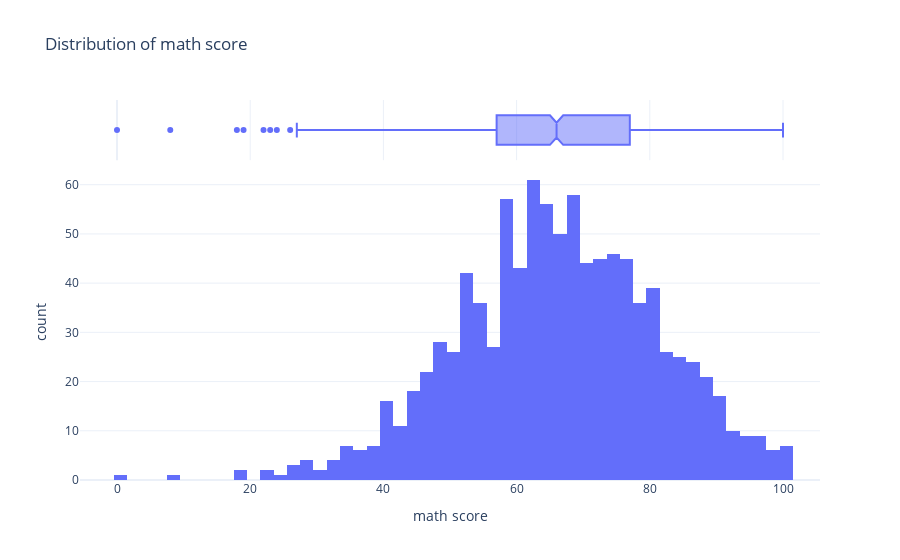
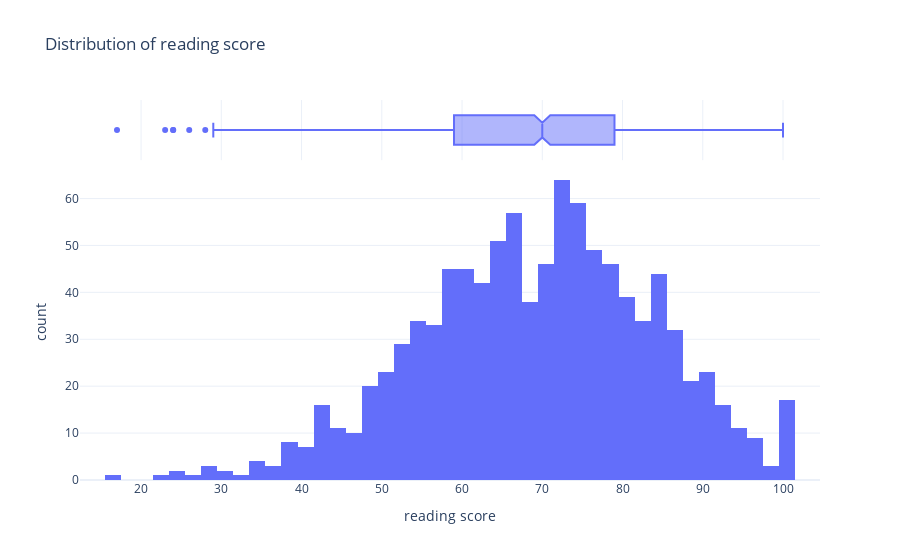
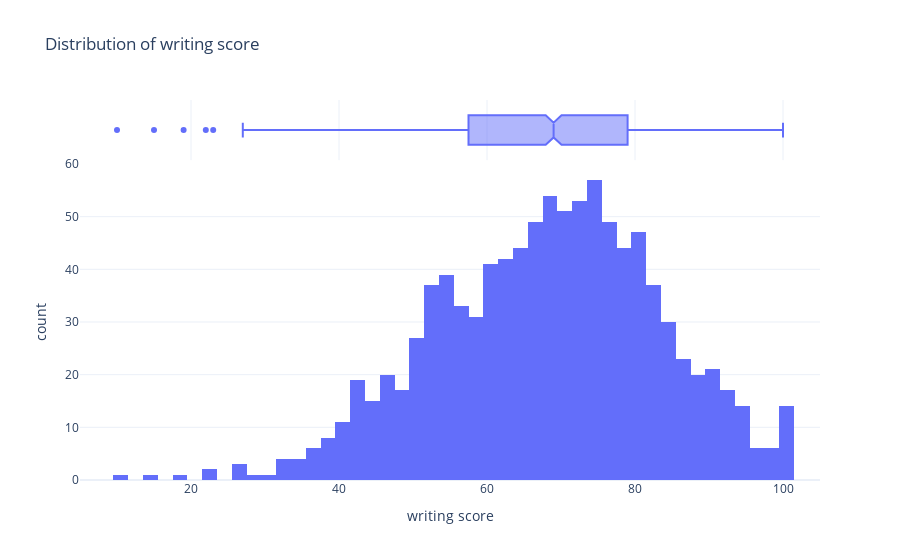
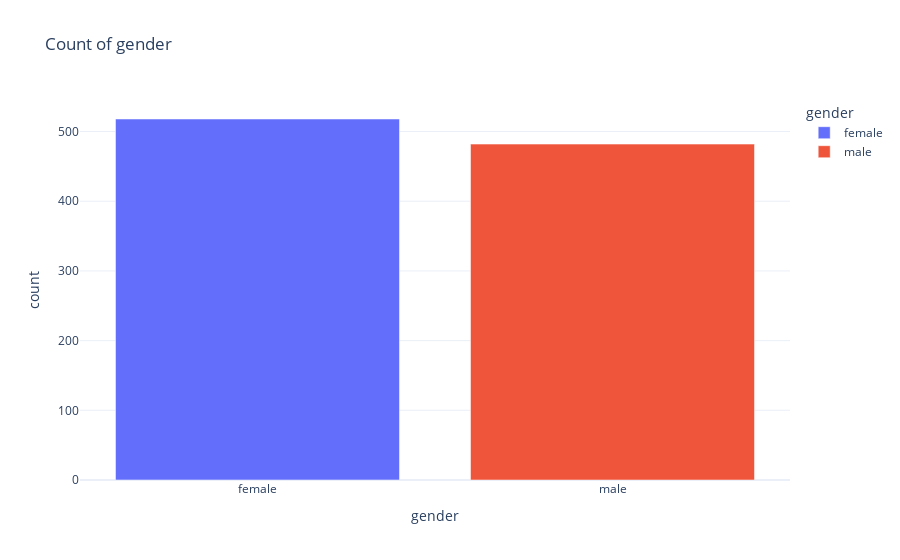

Notebook source saved alongside these figures, in order:
### Code cell
# add the path to your file 
analyze_data("c:\\Users\\Omkar\\PROJECTS\\Langchain_projects\\AgenticAI\\AgentSDK_Tutorials\\advanced_agents\\StudentsPerformance.csv")

### Figure 1 — Plotly figure (JSON) as saved in the notebook; plotly's stock layout.template omitted (floating-point values rounded to 4 significant figures; data arrays with more than 128 entries replaced by an {"elided": "..."} marker saying what was removed)
{"data": [{"alignmentgroup": "True", "bingroup": "x", "hovertemplate": "math score=%{x}<br>count=%{y}<extra></extra>", "legendgroup": "", "marker": {"color": "#636efa", "pattern": {"shape": ""}}, "name": "", "offsetgroup": "", "orientation": "v", "showlegend": false, "type": "histogram", "x": {"elided": "1000 int values"}, "xaxis": "x", "yaxis": "y"}, {"alignmentgroup": "True", "hovertemplate": "math score=%{x}<extra></extra>", "legendgroup": "", "marker": {"color": "#636efa"}, "name": "", "notched": true, "offsetgroup": "", "showlegend": false, "type": "box", "x": {"elided": "1000 int values"}, "xaxis": "x2", "yaxis": "y2"}], "layout": {"barmode": "relative", "legend": {"tracegroupgap": 0}, "title": {"text": "Distribution of math score"}, "xaxis": {"anchor": "y", "domain": [0, 1], "title": {"text": "math score"}}, "xaxis2": {"anchor": "y2", "domain": [0, 1], "matches": "x", "showgrid": true, "showticklabels": false}, "yaxis": {"anchor": "x", "domain": [0, 0.8316], "title": {"text": "count"}}, "yaxis2": {"anchor": "x2", "domain": [0.8416, 1], "matches": "y2", "showgrid": false, "showline": false, "showticklabels": false, "ticks": ""}}}

### Figure 2 — Plotly figure (JSON) as saved in the notebook; plotly's stock layout.template omitted (floating-point values rounded to 4 significant figures; data arrays with more than 128 entries replaced by an {"elided": "..."} marker saying what was removed)
{"data": [{"alignmentgroup": "True", "bingroup": "x", "hovertemplate": "reading score=%{x}<br>count=%{y}<extra></extra>", "legendgroup": "", "marker": {"color": "#636efa", "pattern": {"shape": ""}}, "name": "", "offsetgroup": "", "orientation": "v", "showlegend": false, "type": "histogram", "x": {"elided": "1000 int values"}, "xaxis": "x", "yaxis": "y"}, {"alignmentgroup": "True", "hovertemplate": "reading score=%{x}<extra></extra>", "legendgroup": "", "marker": {"color": "#636efa"}, "name": "", "notched": true, "offsetgroup": "", "showlegend": false, "type": "box", "x": {"elided": "1000 int values"}, "xaxis": "x2", "yaxis": "y2"}], "layout": {"barmode": "relative", "legend": {"tracegroupgap": 0}, "title": {"text": "Distribution of reading score"}, "xaxis": {"anchor": "y", "domain": [0, 1], "title": {"text": "reading score"}}, "xaxis2": {"anchor": "y2", "domain": [0, 1], "matches": "x", "showgrid": true, "showticklabels": false}, "yaxis": {"anchor": "x", "domain": [0, 0.8316], "title": {"text": "count"}}, "yaxis2": {"anchor": "x2", "domain": [0.8416, 1], "matches": "y2", "showgrid": false, "showline": false, "showticklabels": false, "ticks": ""}}}

### Figure 3 — Plotly figure (JSON) as saved in the notebook; plotly's stock layout.template omitted (floating-point values rounded to 4 significant figures; data arrays with more than 128 entries replaced by an {"elided": "..."} marker saying what was removed)
{"data": [{"alignmentgroup": "True", "bingroup": "x", "hovertemplate": "writing score=%{x}<br>count=%{y}<extra></extra>", "legendgroup": "", "marker": {"color": "#636efa", "pattern": {"shape": ""}}, "name": "", "offsetgroup": "", "orientation": "v", "showlegend": false, "type": "histogram", "x": {"elided": "1000 int values"}, "xaxis": "x", "yaxis": "y"}, {"alignmentgroup": "True", "hovertemplate": "writing score=%{x}<extra></extra>", "legendgroup": "", "marker": {"color": "#636efa"}, "name": "", "notched": true, "offsetgroup": "", "showlegend": false, "type": "box", "x": {"elided": "1000 int values"}, "xaxis": "x2", "yaxis": "y2"}], "layout": {"barmode": "relative", "legend": {"tracegroupgap": 0}, "title": {"text": "Distribution of writing score"}, "xaxis": {"anchor": "y", "domain": [0, 1], "title": {"text": "writing score"}}, "xaxis2": {"anchor": "y2", "domain": [0, 1], "matches": "x", "showgrid": true, "showticklabels": false}, "yaxis": {"anchor": "x", "domain": [0, 0.8316], "title": {"text": "count"}}, "yaxis2": {"anchor": "x2", "domain": [0.8416, 1], "matches": "y2", "showgrid": false, "showline": false, "showticklabels": false, "ticks": ""}}}

### Figure 4 — Plotly figure (JSON) as saved in the notebook; plotly's stock layout.template omitted (floating-point values rounded to 4 significant figures)
{"data": [{"alignmentgroup": "True", "hovertemplate": "gender=%{x}<br>count=%{y}<extra></extra>", "legendgroup": "female", "marker": {"color": "#636efa", "pattern": {"shape": ""}}, "name": "female", "offsetgroup": "female", "orientation": "v", "showlegend": true, "textposition": "auto", "type": "bar", "x": ["female"], "xaxis": "x", "y": [518], "yaxis": "y"}, {"alignmentgroup": "True", "hovertemplate": "gender=%{x}<br>count=%{y}<extra></extra>", "legendgroup": "male", "marker": {"color": "#EF553B", "pattern": {"shape": ""}}, "name": "male", "offsetgroup": "male", "orientation": "v", "showlegend": true, "textposition": "auto", "type": "bar", "x": ["male"], "xaxis": "x", "y": [482], "yaxis": "y"}], "layout": {"barmode": "relative", "legend": {"title": {"text": "gender"}, "tracegroupgap": 0}, "title": {"text": "Count of gender"}, "xaxis": {"anchor": "y", "categoryarray": ["female", "male"], "categoryorder": "array", "domain": [0, 1], "title": {"text": "gender"}}, "yaxis": {"anchor": "x", "domain": [0, 1], "title": {"text": "count"}}}}
